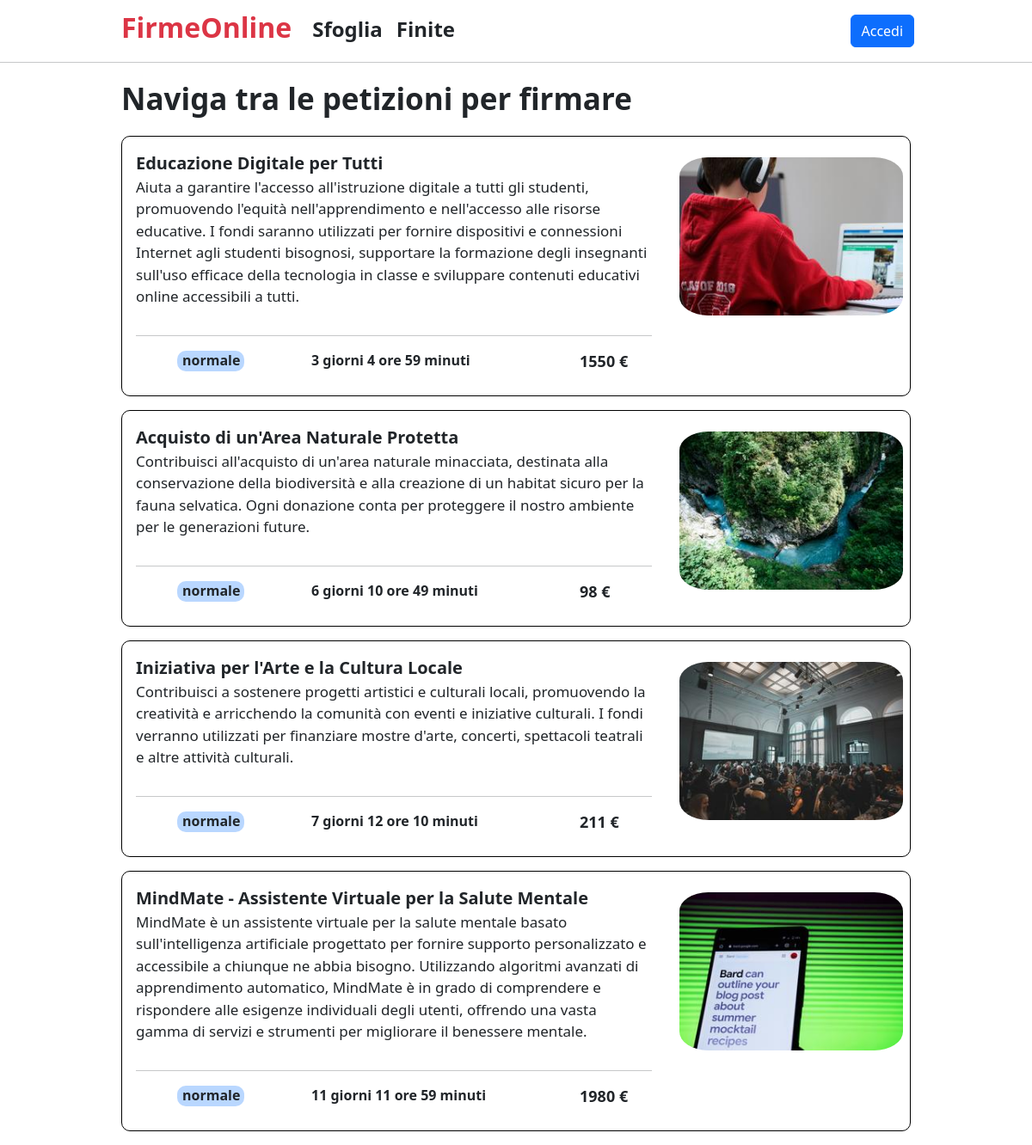
The page / on the database its author committed.
### tables this page shows
CREATE TABLE "raccolte" (
	"titolo"	TEXT NOT NULL,
	"descrizione"	TEXT NOT NULL,
	"goal"	NUMERIC NOT NULL,
	"minen"	NUMERIC NOT NULL,
	"maxen"	NUMERIC NOT NULL,
	"tiporac"	TEXT NOT NULL,
	"image"	TEXT,
	"datafine"	TEXT,
	"raccid"	INTEGER,
	"timer"	TEXT NOT NULL,
	"idutente"	INTEGER,
	"soldrac"	INTEGER,
	"datacrz"	TEXT,
	PRIMARY KEY("raccid" AUTOINCREMENT)
);

### app.py (the view)
@app.route('/')
def home():
    posts_db = posts_dao.get_posts(0)
    faggiornatimer(posts_db)
    return render_template('home.html', posts=posts_db)

### app.py (called while the page is built)
def faggiornatimer(posts_db):
    for post in posts_db:
        timeout = tempo_restante(post['datafine'])
        posts_dao.aggiornatimer(timeout, post['raccid'])

def tempo_restante(datainput):
    print(datainput)
    datainput = datetime.strptime(datainput, '%Y-%m-%dT%H:%M')
    data_attuale = datetime.now()
    diff = datainput-data_attuale
    giorni = diff.days
    ore, resto = divmod(diff.seconds, 3600)
    minuti, _ = divmod(resto, 60)
    if(giorni > 14):
        return "-1"
    elif (giorni < 0):
        return "0"
    else:
        str = f"{giorni}:{ore}:{minuti}"
    return str

### posts_dao.py (called while the page is built)
def aggiornatimer(timeout, raccid):
    conn = sqlite3.connect('db/racfirme.db')
    conn.row_factory = sqlite3.Row
    cursor = conn.cursor()
    sql = 'UPDATE raccolte SET timer = ? WHERE raccid = ?'
    cursor.execute(sql, (timeout, raccid))
    conn.commit()
    cursor.close()
    conn.close()

def get_posts(mod):
    conn = sqlite3.connect('db/racfirme.db')
    conn.row_factory = sqlite3.Row
    cursor = conn.cursor()
    if mod == 1:
        sql = 'SELECT * FROM raccolte WHERE timer == "0" ORDER BY (goal-soldrac)'
    elif mod == 0:
        sql = 'SELECT * FROM raccolte WHERE timer != "0" ORDER BY datafine'
    cursor.execute(sql)
    posts = cursor.fetchall()
    cursor.close()
    conn.close()
    return posts

### templates/home.html (shortened to what this page needs)
{% extends "base.html" %}
{%block content%}
<div class="row mt-2">
    <div class="col"></div>
    <div class="col-9 p-0"><p class="title">Naviga tra le petizioni per firmare</p></div>
    <div class="col"></div>
</div>
<main class="mb-3">
    {% for post in posts %}
    {% set days, ore, minuti = post.timer.split(':') %}
    <div class="row mb-3 p-0">
        <div class="col"></div>
        <div class="col-9 border border-black ps-3 pt-3" id="post">
            <div class="row">
                <div class="col bodypage d-flex flex-column justify-content-between">
                    <a href="{{ url_for('single_post', id=post.raccid ) }}" class="linkpost">
                        <p class="mb-0 posttitle">{{ post.titolo }}</p>
                        <p class="postdescr">{{ post.descrizione }}</p>
                        <div class="mt-auto mb-3">
                            <hr>
                            <div class="row">
                                {% if post.tiporac == 'lampo' %}
                                <div class="col"><p class="lampo footerpage ms-5">{{ post.tiporac }}</p></div>
                                {% else %}
                                <div class="col"><p class="norm footerpage ms-5">{{ post.tiporac }}</p></div>
                                {% endif %}
                                <div class="col-6"><p class="footerpage ms-5">{{days}} giorni {{ore}} ore {{minuti}} minuti</p></div>
                                <div class="col-3"><p class="footerpage budgetpart ms-5">{{ post.soldrac }} €</p></div>
                            </div>
                        </div>
                    </a>
                </div>
                <div class="col-4 imagecontainer">
                    <a href="{{ url_for('single_post', id=post.raccid ) }}" class="linkpost imagepart">
                        {% if post.image %}
                            <img class="w-100 h-100 p-2 imagepost" src="{{ url_for('static', filename=post.image) }}" alt="Questa è l'immagine del post">
                        {% endif %}
                    </a>
                </div>
            </div>
        </div>
        <div class="col"></div>
    </div>
    {% endfor %}
</main>
{%endblock%}

### templates/base.html (shortened to what this page needs)
<!doctype html>
<html lang="en">
<head>
    <link href="https://cdn.jsdelivr.net/npm/bootstrap@5.3.2/dist/css/bootstrap.min.css" rel="stylesheet"
>
    <link href="https://cdn.jsdelivr.net/npm/bootstrap@5.3.2/dist/css/bootstrap.min.css" rel="stylesheet">
    <link rel="stylesheet" href="{{ url_for('static', filename='style.css') }}">
</head>
<body style="overflow-x: hidden;" class="mb-3">
    <nav class="row">
        <div class="col"></div>
        <div class="col-9 p-0">
            <div class="row mt-2">
                <div class="col-6 d-flex align-items-center">
                    <a href="{{ url_for('home') }}" class="navbar-brand fs-2 fw-bold text-danger me-4">FirmeOnline</a>
                    <div class="d-flex mt-1">
                        <a class="nav-link active me-3 fw-semibold fs-4 " aria-current="page" href="{{ url_for('home') }}">Sfoglia</a>
                        <a class="nav-link active fw-semibold fs-4" aria-current="page" href="{{ url_for('finite') }}">Finite</a>
                    </div>
                </div>
                <div class="col"></div>
                {% if current_user.is_authenticated %}
                <div class="col-4 d-flex align-items-center mt-2">
                    <a href="{{ url_for('newpetizione') }}" class="btn btn-danger me-2">Lancia una petizione</a>
                    <div class="dropdown">
                        <button class="btn btn-dark dropdown-toggle" type="button" data-bs-toggle="dropdown" aria-expanded="false">
                        Menù
                        </button>
                        <ul class="dropdown-menu">
                            <li><a class="dropdown-item" href="{{ url_for('profile') }}">Profilo</a></li>
                            <li><a class="dropdown-item" href="{{ url_for('logout') }}">Esci</a></li>
                        </ul>
                    </div>
                </div>
                {% else %}
                <div class="col-1 d-flex align-items-center mt-2 me-3">
                    <button type="button" class="btn btn-primary" data-bs-toggle="modal" data-bs-target="#modallogin">Accedi</button>
                </div>
                {% endif %}
            </div>
        </div>
        <div class="col"></div>
    </nav>
    <hr>
    {%block content%}{%endblock%}
</body>
</html>

### static/style.css (style rules this page uses)
#post { max-width: 80%; padding-bottom: 10px; padding-top: 10px; border-radius: 10px; padding-left: 10px; padding-right: 0px; }
.norm { background-color: rgba(0, 110, 255, 0.274); border-radius: 10px; padding-left: 6px; padding-right: 5px; padding-bottom: 2px; }
.title { font-size: 35px; font-weight: bold; }
.bodypage { text-align: left; }
.linkpost { text-decoration: none; color: inherit; display: contents; }
.imagepart { display: block; width: 100%; height: 100%; }
.footerpage { display: inline; font-weight: bold; text-align: center; }
.budgetpart { font-size: 18px; }
.imagepost { object-fit: cover; border-radius: 15%; }
.posttitle, .obragg, .titledon { font-size: 20px; font-weight: bold; }
.postdescr { font-size: 17px; }
.imagecontainer { width: 300px; height: 200px; }

### rows shown on the page
raccolte: titolo "Educazione Digitale per Tutti", descrizione "Aiuta a garantire l'accesso all'istruzione digitale a tutti gli studenti, promuovendo l'equità nell'apprendimento e nell'accesso alle risorse educative. I fondi saranno utilizzati per fornire dispositivi e connessioni Internet agli studenti bisognosi, supportare la formazione degli insegnanti sull'uso efficace della tecnologia in classe e sviluppare contenuti educativi online accessibili a tutti.", tiporac "normale", days "3", ore "4", minuti "59", soldrac "1550", image (picture)
raccolte: titolo "Acquisto di un'Area Naturale Protetta", descrizione "Contribuisci all'acquisto di un'area naturale minacciata, destinata alla conservazione della biodiversità e alla creazione di un habitat sicuro per la fauna selvatica. Ogni donazione conta per proteggere il nostro ambiente per le generazioni future.", tiporac "normale", idutente "6", minen "10", minuti "49", soldrac "98", image (picture)
raccolte: titolo "Iniziativa per l'Arte e la Cultura Locale", descrizione "Contribuisci a sostenere progetti artistici e culturali locali, promuovendo la creatività e arricchendo la comunità con eventi e iniziative culturali. I fondi verranno utilizzati per finanziare mostre d'arte, concerti, spettacoli teatrali e altre attività culturali.", tiporac "normale", idutente "7", ore "12", minuti "10", soldrac "211", image (picture)
raccolte: titolo "MindMate - Assistente Virtuale per la Salute Mentale", descrizione "MindMate è un assistente virtuale per la salute mentale basato sull'intelligenza artificiale progettato per fornire supporto personalizzato e accessibile a chiunque ne abbia bisogno. Utilizzando algoritmi avanzati di apprendimento automatico, MindMate è in grado di comprendere e rispondere alle esigenze individuali degli utenti, offrendo una vasta gamma di servizi e strumenti per migliorare il benessere mentale.", tiporac "normale", days "11", ore "11", minuti "59", soldrac "1980", image (picture)
